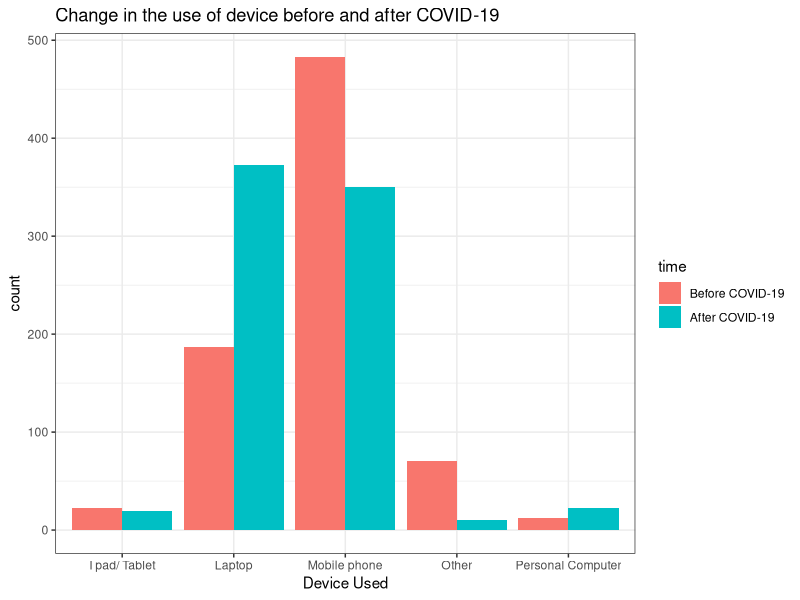
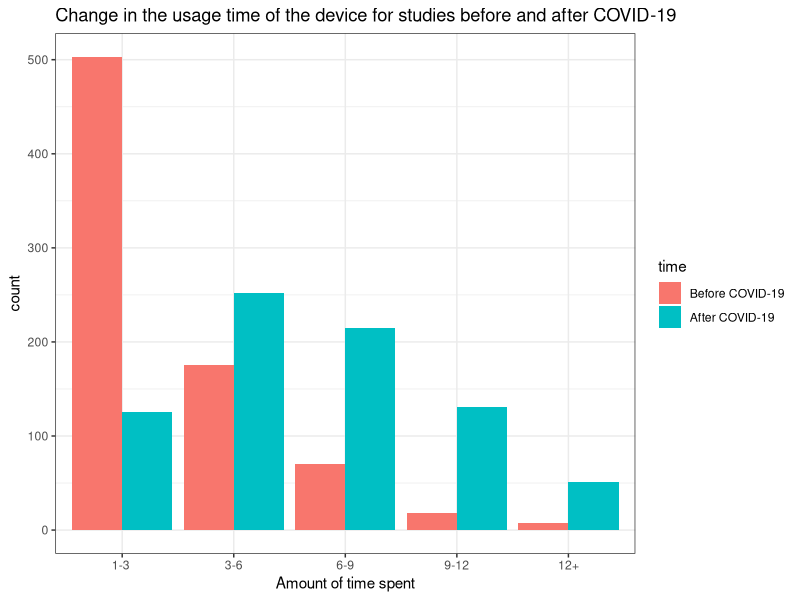
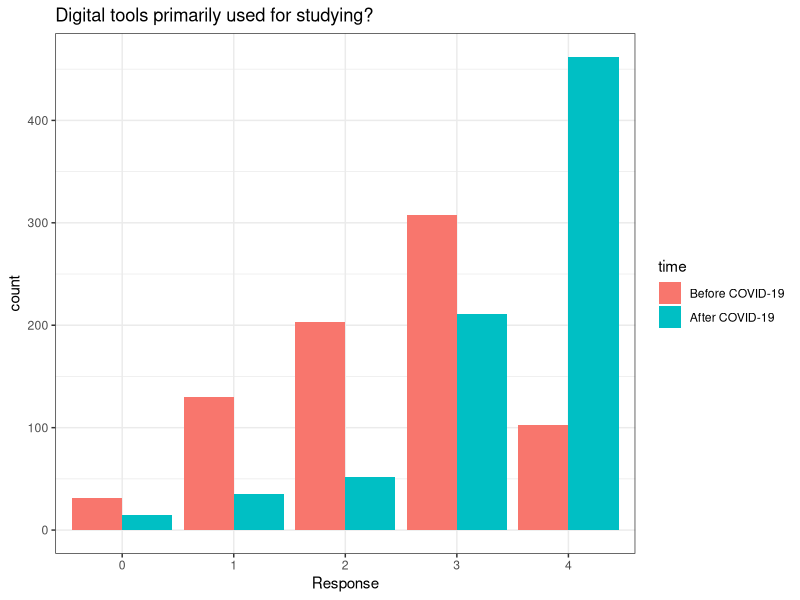
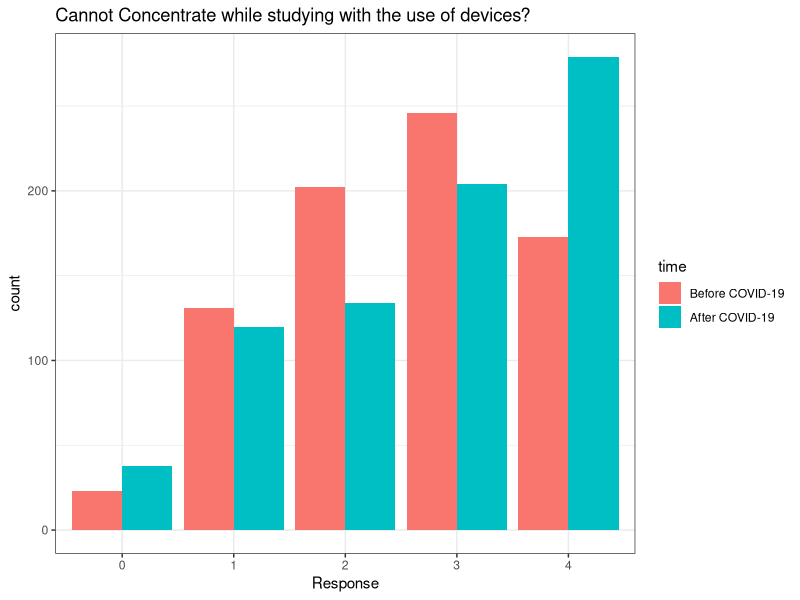
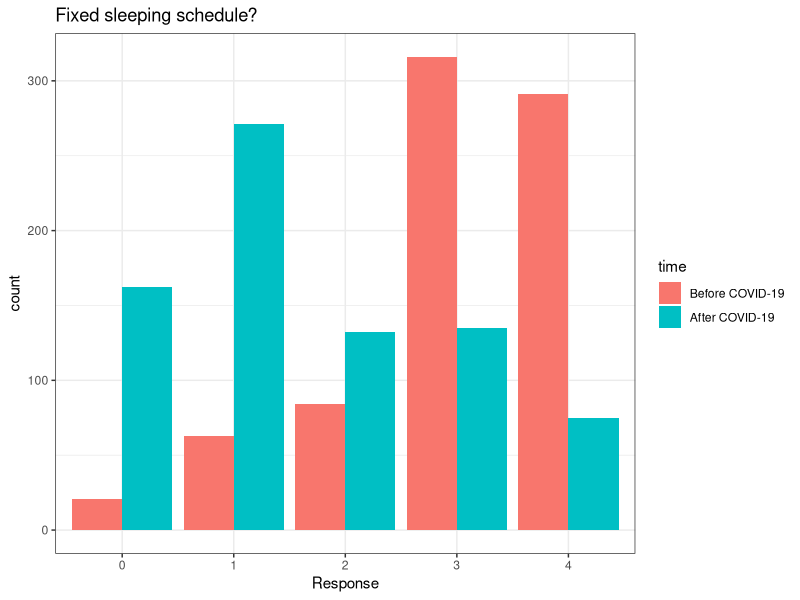
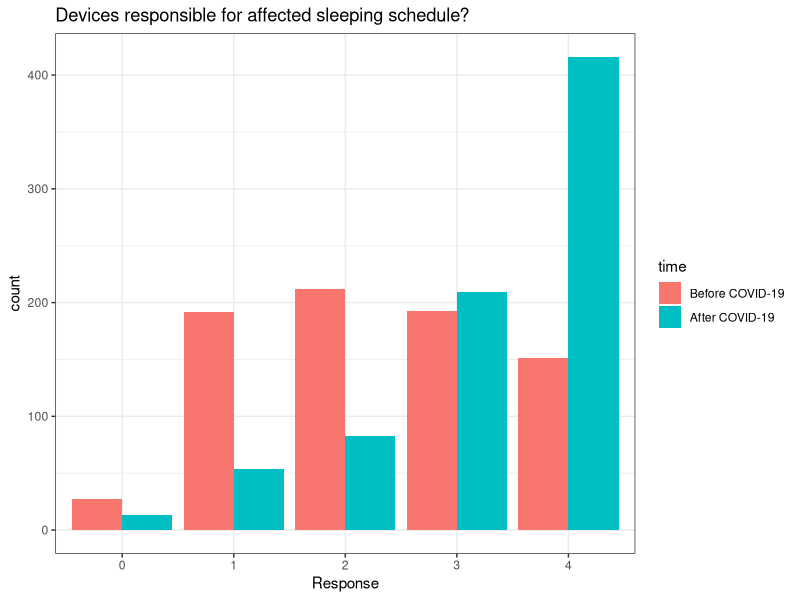
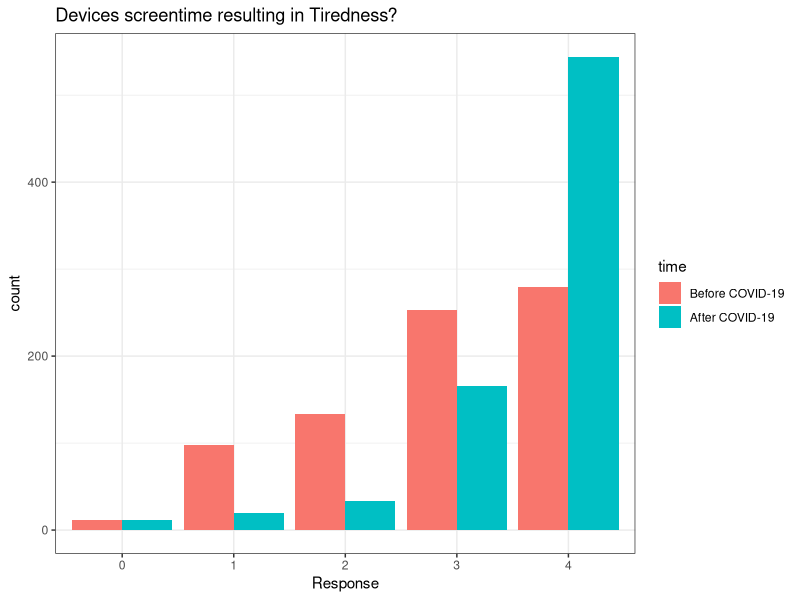

The R script that drew these images, in order: (Note: this script raises an error after producing the figures.)
## ---- chunk 1
library(tidyverse)
library(dplyr)
library(GGally)
library(ggplot2)
## ---- chunk 2
df <- read.csv("./data-1.csv")
df %>% head
## ---- chunk 3
df <- select(df, -c("Start.time","Completion.time","Email", "Name"))
df
## ---- chunk 4
colnames(df) <- c('id', 'sex', 'yr', 'age', 'cgpa', 'bdevice', 'adevice', 'btime', 'atime', 'bdevstudy',      'adevstudy', 'bconc', 'aconc', 'bbed', 'abed', 'baffbed', 'aaffbed',
    'btire', 'atire', 'socdist', 'isolate', 'personality', 'lazy', 'boredom', 'psycho',                       'afford','unhealthy', 'covidstress', 'devicegpa', 'assgn', 'f2f', 'quiz')
## ---- chunk 5
df
## ---- chunk 6
df[complete.cases(df), ]
## ---- chunk 7
for (row in 1:nrow(df)) {
    cgpa <- df[row, "cgpa"]
    df[row, "cgpa"] = trimws(unlist(strsplit(cgpa, "/"))[1])
}

## ---- chunk 8
cols <- colnames(df)[10:ncol(df)]
for(i in cols){
  
  for (row in 1:nrow(df)) {
    v <- trimws(df[row, i])
    
    if(v=="Strongly Disagree"){
      curr= 0
    }
    else if (v=="Disagree"){
      curr= 1
    }
    else if (v=="Uncertain"){
      curr= 2
    }
    else if (v=="Agree"){
      curr= 3
    }
    else if (v=="Strongly Agree"){
      curr= 4
    }
    df[row, i] = curr
  }
}
## ---- chunk 9
df$btime[df$btime=="+12"]<-"12+"
df$atime[df$atime=="+12"]<-"12+"

## ---- chunk 10
df
## ---- chunk 11
plot= data.frame(device= df$bdevice, sex= df$sex, time= c("Before COVID-19"))
plot= rbind(plot, data.frame(device= df$adevice, sex= df$sex, time= c("After COVID-19")))

## ---- chunk 12
plot %>%
  mutate(time = factor(time, levels = c("Before COVID-19","After COVID-19"))) %>%
  ggplot(aes(x=device, fill= time)) +
  geom_bar(position="dodge") +
  labs(title="Change in the use of device before and after COVID-19", x= "Device Used") + 
  theme_bw()
## ---- chunk 13
plot2= data.frame(devtime= df$btime, time= c("Before COVID-19"))
plot2= rbind(plot2, data.frame(devtime= df$atime, time= c("After COVID-19")))
## ---- chunk 14
plot2 %>%
  mutate(time = factor(time, levels = c("Before COVID-19","After COVID-19"))) %>%
  mutate(devtime = factor(devtime, levels = c("1-3 ","3-6","6-9","9-12","12+"))) %>%
  ggplot(aes(x=devtime, fill= time)) +
  geom_bar(position="dodge") +
  labs(title="Change in the usage time of the device for studies before and after COVID-19", x= "Amount of time spent") + 
  theme_bw()
## ---- chunk 15
plot3= data.frame(study= df$bdevstudy, time= c("Before COVID-19"))
plot3= rbind(plot3, data.frame(study= df$adevstudy, time= c("After COVID-19")))
## ---- chunk 16
plot3 %>%
  mutate(time = factor(time, levels = c("Before COVID-19","After COVID-19"))) %>%
  ggplot(aes(x=study, fill= time)) +
  geom_bar(position="dodge") +
  labs(title="Digital tools primarily used for studying?", x= "Response") + 
  theme_bw()
## ---- chunk 17
plot4= data.frame(concentration= df$bconc, time= c("Before COVID-19"))
plot4= rbind(plot4, data.frame(concentration= df$aconc, time= c("After COVID-19")))
## ---- chunk 18
plot4 %>%
  mutate(time = factor(time, levels = c("Before COVID-19","After COVID-19"))) %>%
  ggplot(aes(x=concentration, fill= time)) +
  geom_bar(position="dodge") +
  labs(title="Cannot Concentrate while studying with the use of devices?", x= "Response") + 
  theme_bw()
## ---- chunk 19
plot5= data.frame(res= df$bbed, time= c("Before COVID-19"))
plot5= rbind(plot5, data.frame(res= df$abed, time= c("After COVID-19")))
## ---- chunk 20
plot5 %>%
  mutate(time = factor(time, levels = c("Before COVID-19","After COVID-19"))) %>%
  ggplot(aes(x=res, fill= time)) +
  geom_bar(position="dodge") +
  labs(title="Fixed sleeping schedule?", x= "Response") + 
  theme_bw()
## ---- chunk 21
plot6= data.frame(res= df$baffbed, time= c("Before COVID-19"))
plot6= rbind(plot6, data.frame(res= df$aaffbed, time= c("After COVID-19")))
## ---- chunk 22
plot6 %>%
  mutate(time = factor(time, levels = c("Before COVID-19","After COVID-19"))) %>%
  ggplot(aes(x=res, fill= time)) +
  geom_bar(position="dodge") +
  labs(title="Devices responsible for affected sleeping schedule?", x= "Response") + 
  theme_bw()
## ---- chunk 23
plot7= data.frame(res= df$btire, time= c("Before COVID-19"))
plot7= rbind(plot7, data.frame(res= df$atire, time= c("After COVID-19")))
## ---- chunk 24
plot7 %>%
  mutate(time = factor(time, levels = c("Before COVID-19","After COVID-19"))) %>%
  ggplot(aes(x=res, fill= time)) +
  geom_bar(position="dodge") +
  labs(title="Devices screentime resulting in Tiredness?", x= "Response") + 
  theme_bw()
## ---- chunk 25
write.csv(df, "C:/Users/rogha/OneDrive/Documents/MS WORD FILES/EDA/Project/Review-2/preprocess.csv", row.names=FALSE)
